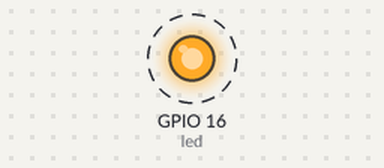
A program run on a simulated ESP8266 board running MicroPython. Parts: output pins drawn as LEDs (lit = HIGH). Dashed ring = blinking.

Above: at 1.15 s.
Timing chart, 0 to 4.0 s (numbered marks = the images above):
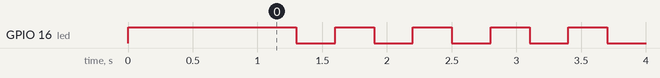

Measured:
- by itself, GPIO 16 (led): alternates HIGH for 0.30 s and LOW for 0.30 s

The program:

Wemos_d1_mini_example.py
```python
# blink!
#
# Ok for this we need a few components.
#
# - An LED
# - A 330 Ohm resistor (ORANGE-ORANGE-BROWN-GOLD)
# - Breadboard
# - Male to male jumper wires
#
# manually, from the console:
# screen /dev/ttyUSB0 115200


# We start by importing the Pin class from the machine library, as this will enable us to use the GPIO pins. We need to use a wait-time in the loop and import the sleep function from the time library.
from machine import Pin
from time import sleep

# Next we create an object called led which will store the GPIO pin that we wish to use, and whether it is an input or an output. In this case it is an output as we wish to light up the LED.
led = Pin(16, Pin.OUT)

# So now we need to turn on the LED, and it is as easy as this!
led.on()

# wait 1 second
sleep(1)

# And to turn off
led.off()

# All in an endless loop:
while True:
    led.on()
    sleep(0.3)
    led.off()
    sleep(0.3)
```
